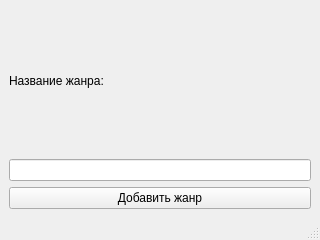
<?xml version="1.0" encoding="UTF-8"?>
<ui version="4.0">
 <class>MainWindow</class>
 <widget class="QMainWindow" name="MainWindow">
  <property name="geometry">
   <rect>
    <x>0</x>
    <y>0</y>
    <width>320</width>
    <height>240</height>
   </rect>
  </property>
  <property name="windowTitle">
   <string>Жанр фильма</string>
  </property>
  <widget class="QWidget" name="centralwidget">
   <layout class="QGridLayout" name="gridLayout">
    <item row="0" column="0">
     <widget class="QLabel" name="label">
      <property name="text">
       <string>Название жанра:</string>
      </property>
     </widget>
    </item>
    <item row="1" column="0">
     <widget class="QLineEdit" name="lineEdit"/>
    </item>
    <item row="2" column="0">
     <widget class="QPushButton" name="pushButton">
      <property name="text">
       <string>Добавить жанр</string>
      </property>
     </widget>
    </item>
   </layout>
  </widget>
  <widget class="QMenuBar" name="menubar">
   <property name="geometry">
    <rect>
     <x>0</x>
     <y>0</y>
     <width>320</width>
     <height>22</height>
    </rect>
   </property>
  </widget>
  <widget class="QStatusBar" name="statusbar"/>
 </widget>
 <resources/>
 <connections/>
</ui>
